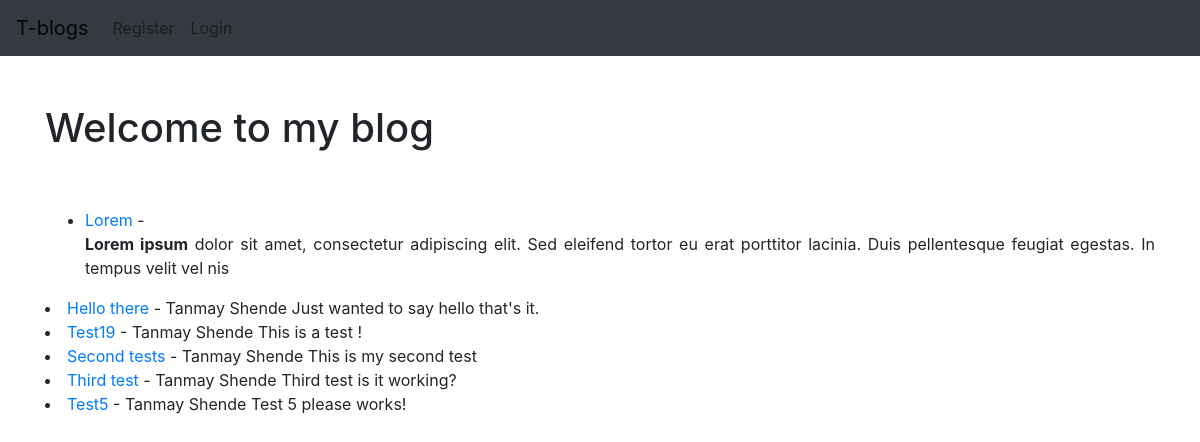
The page / on the database its author committed.
### myblog/models.py (models this page shows, shortened)
class Blogpost(models.Model):
    title=models.CharField(max_length=100)
    title_tag = models.CharField(max_length=100)
    body=models.TextField(max_length=1000000000)
    author=models.ForeignKey(User,on_delete=models.CASCADE)
    date_posted=models.DateTimeField(auto_now_add=True)
    categories=models.CharField(max_length=100,default='Lifestyle')

### myblog/views.py (the view)
# urls.py: path('', Homeview.as_view(), name='home'),
class Homeview(ListView):
    model = Blogpost
    template_name = 'home.html'
    ordering = ['-date_posted']

### templates/home.html (shortened to what this page needs)
{% extends 'base.html' %}
{% block content %}
<h1>Welcome to my blog {{ user.username }} </h1>
    <br>
    <br>
    <ul>
{% for post in object_list %}
         <li>
        <a href={% url 'article_detail' post.pk  %}>{{ post.title }}</a>  -   {{ post.author.first_name }}  {{ post.author.last_name }}
    {{ post.body | slice:"200" | safe}}
    </li>
    </ul>
{% endfor %}
{% endblock %}

### rows shown on the page
Blogpost: title "Lorem", body "Lorem ipsum dolor sit amet, consectetur adipiscing elit. Sed eleifend tortor eu erat porttitor lacinia. Duis pellentesque feugiat egestas. In tempus velit vel nis"
Blogpost: title "Hello there", author.first_name "Tanmay", author.last_name "Shende", body "Just wanted to say hello that's it."
Blogpost: title "Test19", author.first_name "Tanmay", author.last_name "Shende", body "This is a test !"
Blogpost: title "Second tests", author.first_name "Tanmay", author.last_name "Shende", body "This is my second test"
Blogpost: title "Third test", author.first_name "Tanmay", author.last_name "Shende", body "Third test is it working?"
Blogpost: title "Test5", author.first_name "Tanmay", author.last_name "Shende", body "Test 5 please works!"
